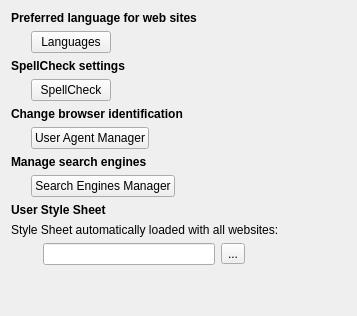
         <widget class="QWidget" name="otherPage">
          <layout class="QGridLayout" name="gridLayout_13">
           <item row="11" column="0" colspan="5">
            <widget class="QLabel" name="label_66">
             <property name="text">
              <string>&lt;b&gt;Manage search engines&lt;/b&gt;</string>
             </property>
            </widget>
           </item>
           <item row="13" column="0" colspan="5">
            <widget class="QLabel" name="label_9">
             <property name="text">
              <string>&lt;b&gt;User Style Sheet&lt;/b&gt;</string>
             </property>
            </widget>
           </item>
           <item row="14" column="0" colspan="5">
            <widget class="QLabel" name="label_15">
             <property name="text">
              <string>Style Sheet automatically loaded with all websites: </string>
             </property>
            </widget>
           </item>
           <item row="15" column="2">
            <widget class="QLineEdit" name="userStyleSheet"/>
           </item>
           <item row="15" column="3">
            <widget class="MacToolButton" name="chooseUserStylesheet">
             <property name="text">
              <string>...</string>
             </property>
            </widget>
           </item>
           <item row="16" column="0">
            <spacer name="verticalSpacer_15">
             <property name="orientation">
              <enum>Qt::Vertical</enum>
             </property>
             <property name="sizeHint" stdset="0">
              <size>
               <width>20</width>
               <height>40</height>
              </size>
             </property>
            </spacer>
           </item>
           <item row="4" column="0" colspan="5">
            <widget class="QLabel" name="label_36">
             <property name="text">
              <string>&lt;b&gt;Preferred language for web sites&lt;/b&gt;</string>
             </property>
            </widget>
           </item>
           <item row="5" column="4">
            <spacer name="horizontalSpacer_6">
             <property name="orientation">
              <enum>Qt::Horizontal</enum>
             </property>
             <property name="sizeHint" stdset="0">
              <size>
               <width>40</width>
               <height>20</height>
              </size>
             </property>
            </spacer>
           </item>
           <item row="9" column="0" colspan="5">
            <widget class="QLabel" name="label_60">
             <property name="text">
              <string>&lt;b&gt;Change browser identification&lt;/b&gt;</string>
             </property>
            </widget>
           </item>
           <item row="10" column="0" colspan="3">
            <layout class="QHBoxLayout" name="horizontalLayout_17">
             <item>
              <spacer name="horizontalSpacer_26">
               <property name="orientation">
                <enum>Qt::Horizontal</enum>
               </property>
               <property name="sizeType">
                <enum>QSizePolicy::Fixed</enum>
               </property>
               <property name="sizeHint" stdset="0">
                <size>
                 <width>20</width>
                 <height>20</height>
                </size>
               </property>
              </spacer>
             </item>
             <item>
              <widget class="QPushButton" name="uaManager">
               <property name="text">
                <string>User Agent Manager</string>
               </property>
              </widget>
             </item>
             <item>
              <spacer name="horizontalSpacer_25">
               <property name="orientation">
                <enum>Qt::Horizontal</enum>
               </property>
               <property name="sizeHint" stdset="0">
                <size>
                 <width>40</width>
                 <height>20</height>
                </size>
               </property>
              </spacer>
             </item>
            </layout>
           </item>
           <item row="5" column="0" colspan="3">
            <layout class="QHBoxLayout" name="horizontalLayout_8">
             <item>
              <spacer name="horizontalSpacer_24">
               <property name="orientation">
                <enum>Qt::Horizontal</enum>
               </property>
               <property name="sizeType">
                <enum>QSizePolicy::Fixed</enum>
               </property>
               <property name="sizeHint" stdset="0">
                <size>
                 <width>20</width>
                 <height>20</height>
                </size>
               </property>
              </spacer>
             </item>
             <item>
              <widget class="QPushButton" name="preferredLanguages">
               <property name="text">
                <string>Languages</string>
               </property>
              </widget>
             </item>
             <item>
              <spacer name="horizontalSpacer_10">
               <property name="orientation">
                <enum>Qt::Horizontal</enum>
               </property>
               <property name="sizeHint" stdset="0">
                <size>
                 <width>40</width>
                 <height>20</height>
                </size>
               </property>
              </spacer>
             </item>
            </layout>
           </item>
           <item row="12" column="0" colspan="3">
            <layout class="QHBoxLayout" name="horizontalLayout_25">
             <item>
              <spacer name="horizontalSpacer_31">
               <property name="orientation">
                <enum>Qt::Horizontal</enum>
               </property>
               <property name="sizeType">
                <enum>QSizePolicy::Fixed</enum>
               </property>
               <property name="sizeHint" stdset="0">
                <size>
                 <width>20</width>
                 <height>20</height>
                </size>
               </property>
              </spacer>
             </item>
             <item>
              <widget class="QPushButton" name="searchEngines">
               <property name="text">
                <string>Search Engines Manager</string>
               </property>
              </widget>
             </item>
             <item>
              <spacer name="horizontalSpacer_32">
               <property name="orientation">
                <enum>Qt::Horizontal</enum>
               </property>
               <property name="sizeHint" stdset="0">
                <size>
                 <width>40</width>
                 <height>20</height>
                </size>
               </property>
              </spacer>
             </item>
            </layout>
           </item>
           <item row="6" column="0" colspan="5">
            <widget class="QLabel" name="spellCheckLabel">
             <property name="text">
              <string>&lt;b&gt;SpellCheck settings&lt;/b&gt;</string>
             </property>
            </widget>
           </item>
           <item row="7" column="0" colspan="3">
            <layout class="QHBoxLayout" name="spellCheckLayout">
             <item>
              <spacer name="horizontalSpacer_34">
               <property name="orientation">
                <enum>Qt::Horizontal</enum>
               </property>
               <property name="sizeType">
                <enum>QSizePolicy::Fixed</enum>
               </property>
               <property name="sizeHint" stdset="0">
                <size>
                 <width>20</width>
                 <height>20</height>
                </size>
               </property>
              </spacer>
             </item>
             <item>
              <widget class="QPushButton" name="spellCheckButton">
               <property name="text">
                <string>SpellCheck</string>
               </property>
              </widget>
             </item>
             <item>
              <spacer name="horizontalSpacer_33">
               <property name="orientation">
                <enum>Qt::Horizontal</enum>
               </property>
               <property name="sizeHint" stdset="0">
                <size>
                 <width>40</width>
                 <height>20</height>
                </size>
               </property>
              </spacer>
             </item>
            </layout>
           </item>
          </layout>
         </widget>
